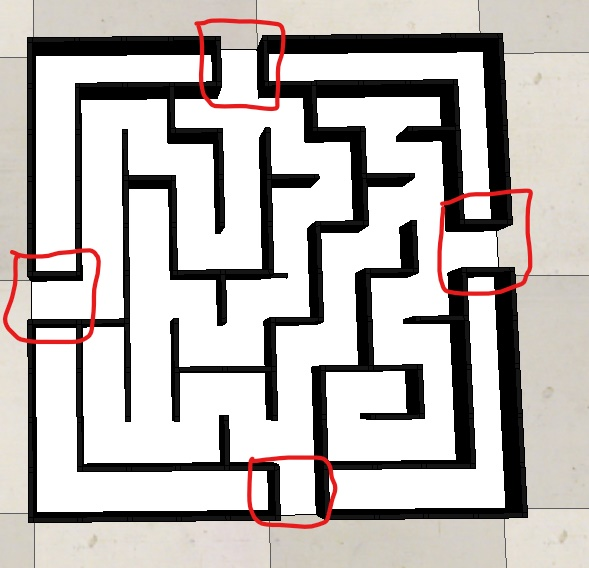
#> input picture task_1b_detect_and_encode_maze/test_cases/Inked1_capture_LI.jpg, 589 x 568 px
$ python -i task_6.py   (imports and definitions only)
#> lines starting #> are read from the running program, lines starting #| are printed output that depends on the picture; after the words box and inside, x2 and y2 are one past the last pixel; in counts of white or black regions, pixels touching at a corner belong together
'''
*****************************************************************************************
*
*        		===============================================
*           		Nirikshak Bot (NB) Theme (eYRC 2020-21)
*        		===============================================
*
*  This script is to implement Task 5 of Nirikshak Bot (NB) Theme (eYRC 2020-21).
*
*  This software is made available on an "AS IS WHERE IS BASIS".
*  Licensee/end user indemnifies and will keep e-Yantra indemnified from
*  any and all claim(s) that emanate from the use of the Software or
*  breach of the terms of this agreement.
*
*  e-Yantra - An MHRD (now MOE) project under National Mission on Education using ICT (NMEICT)
*
*****************************************************************************************
'''

# Team ID:          2139
# Theme:            Nirikshak Bot (NB)
# Author List:     Yash Varshney, Aman Tyagi
# Filename:         task_6.py
# Functions:       color_get,traverse_ball,send_data_to_draw_path, make_connection,set_path,complete_all_mapping_path,get_color
#                   [ Comma separated list of functions in this file ]
# Global variables: vision_sensor_1, vision_sensor_2,vision_sensor_3,vision_sensor_4,
# 					[ List of global variables defined in this file ]

# NOTE: Make sure you do NOT call sys.exit() in this code.

####################### IMPORT MODULES #######################
## You are not allowed to make any changes in this section. ##
##############################################################
import numpy as np
import cv2
import os, sys
import traceback
import time
import json
import matplotlib.pyplot as plt
##############################################################

# Importing the sim module for Remote API connection with
try:
	import sim

except Exception:
	print('\n[ERROR] It seems the sim.py OR simConst.py files are not found!')
	print('\n[WARNING] Make sure to have following files in the directory:')
	print('sim.py, simConst.py and appropriate library - remoteApi.dll (if on Windows), remoteApi.so (if on Linux) or remoteApi.dylib (if on Mac).\n')


#Import 'task_1b.py' file as module
try:
	import task_1b

except ImportError:
	print('\n[ERROR] task_1b.py file is not present in the current directory.')
	print('Your current directory is: ', os.getcwd())
	print('Make sure task_1b.py is present in this current directory.\n')


except Exception as e:
	print('Your task_1b.py throwed an Exception. Kindly debug your code!\n')
	traceback.print_exc(file=sys.stdout)


# Import 'task_1a_part1.py' file as module
try:
	import task_1a_part1

except ImportError:
	print('\n[ERROR] task_1a_part1.py file is not present in the current directory.')
	print('Your current directory is: ', os.getcwd())
	print('Make sure task_1a_part1.py is present in this current directory.\n')


except Exception as e:
	print('Your task_1a_part1.py throwed an Exception. Kindly debug your code!\n')
	traceback.print_exc(file=sys.stdout)


# Import 'task_2a.py' file as module
try:
	import task_2a

except ImportError:
	print('\n[ERROR] task_2a.py file is not present in the current directory.')
	print('Your current directory is: ', os.getcwd())
	print('Make sure task_2a.py is present in this current directory.\n')


except Exception as e:
	print('Your task_2a.py throwed an Exception. Kindly debug your code!\n')
	traceback.print_exc(file=sys.stdout)


# Import 'task_2b.py' file as module
try:
	import task_2b

except ImportError:
	print('\n[ERROR] task_2b.py file is not present in the current directory.')
	print('Your current directory is: ', os.getcwd())
	print('Make sure task_2b.py is present in this current directory.\n')


except Exception as e:
	print('Your task_2b.py throwed an Exception. Kindly debug your code!\n')
	traceback.print_exc(file=sys.stdout)


# Import 'task_3.py' file as module
try:
	import task_3

except ImportError:
	print('\n[ERROR] task_3.py file is not present in the current directory.')
	print('Your current directory is: ', os.getcwd())
	print('Make sure task_3.py is present in this current directory.\n')


except Exception as e:
	print('Your task_3.py throwed an Exception. Kindly debug your code!\n')
	traceback.print_exc(file=sys.stdout)


# Import 'task_4a.py' file as module
try:
	import task_4a

except ImportError:
	print('\n[ERROR] task_4a.py file is not present in the current directory.')
	print('Your current directory is: ', os.getcwd())
	print('Make sure task_4a.py is present in this current directory.\n')

except Exception as e:
	print('Your task_4a.py throwed an Exception. Kindly debug your code!\n')
	traceback.print_exc(file=sys.stdout)

########################Global variables######################
vision_sensor_1 = -1
vision_sensor_2 = -1
vision_sensor_3 = -1
vision_sensor_4 = -1
vision_sensor_5 = -1
encoded_maze_t4 = None
encoded_maze_t1 = None
encoded_maze_t3 = None
encoded_maze_t2 = None
servo_handle_x_t4 = -1
servo_handle_y_t4 = -1
servo_handle_x_t3 = -1
servo_handle_y_t3 = -1
servo_handle_x_t2 = -1
servo_handle_y_t2 = -1
servo_handle_x_t1 = -1
servo_handle_y_t1 = -1
handle_list = {}

# Opening json file and converting json object into python dictionary
# [8 lines not run here, left out]

# map_start_coord_coord : This is the dictionary contain  tha starting and coordinates of mazes.
map_start_coord = {
	"T4":[(0,5)],
	"T3":[(4,9)],
	"T2":[(0,4)],
	"T1":[(5,0)]
	}
# do mapping of start and end point on the basis of color and json file.
# map_end_coord_coord : This is the dictionary contain ending coordinates of mazes.
map_end_coord = {
"T4":[(4,0),(5,9), (9,4) ],
"T3":[(9,5), (5,0), (0,4)],
"T2":[(4,9), (9,5), (5,0)],
"T1":[(0,4), (4,9), (9,5)]
}

# t4_path : This is the pixel path to traverse by current ball to drop ball on another table
# aux_path : This is the pixel path to traverse by current ball to drop ball on collection_ball
#
t4_path = None			#path to table req
aux_path = None			#path to req cb

# path_map : This is the dictionary which hold the pixel path to all end of given table.

path_map = {			#pixel path to each exit point on the table
"T1":[],
"T2":[],
"T3":[],
"T4":[]
}

# path_box_map : This is the dictionary which hold the pixel path to all end of given tables in terms of row and column.
path_box_map = {		#box coordinates path to draw path on the tables
"T1":[],
"T2":[],
"T3":[],
"T4":[]
}

# maze_map : This dictionary contain all the encoded maze_array.
maze_map ={
}


# collection_box : " Integer variable to store the number of the collection box"
collection_box = None


client_id = -1
############################################################
##############################################################


# NOTE:	YOU ARE NOT ALLOWED TO MAKE ANY CHANGE TO THIS FUNCTION
#
# Function Name:    send_color_and_collection_box_identified
#        Inputs:    ball_color and collection_box_name
#       Outputs:    None
#       Purpose:    1. This function should only be called when the task is being evaluated using
# 					   test executable.
#					2. The format to send the data is as follows:
#					   'color::collection_box_name'
# [38 lines left out: functions send_color_and_collection_box_identified, invert_model_properties, not called in this run]


'''	Function name: color_get
	Inputs: Image from vision sensor
	Outputs: Color of the ball detected in the image
	Usage: Takes in the image from the vision sensors and returns the color of the ball detected in the image
	Example call: color_get(image_from_vision_sensor)

'''
def get_color(img_file_path):
	#print("color get called")
	if(img_file_path is None):
		return

    #Read the image

	if type(img_file_path) == type(str()):
		img_file_path = cv2.imread(img_file_path)
#> img_file_path is the input picture: shape (568, 589, 3); mean B, G, R 182.9, 185.6, 190.4
	else:
		img_file_path= img_file_path
    #cv2.imwrite("colorefromrailing.png",img_file_path)

	imageFrame = cv2.GaussianBlur(img_file_path,(5,5),cv2.BORDER_TRANSPARENT)
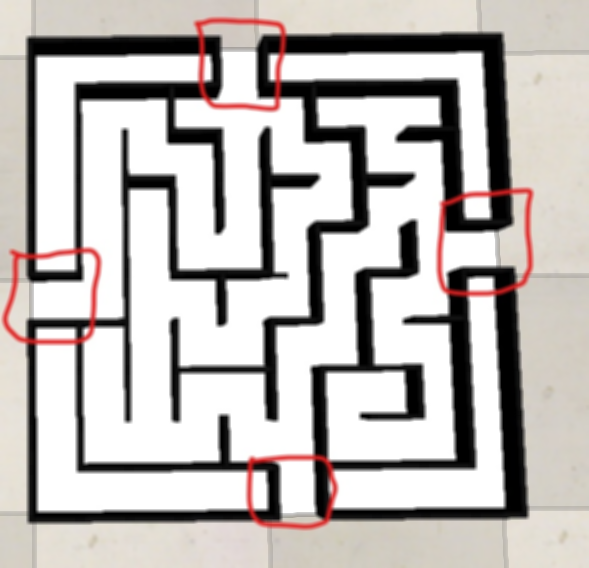
#> imageFrame: shape (568, 589, 3); mean B, G, R 182.9, 185.7, 190.5
	hsvFrame = cv2.cvtColor(imageFrame, cv2.COLOR_BGR2HSV)
#> hsvFrame: shape (568, 589, 3); mean H, S, V 9.4, 12.3, 190.5

    #To create a mask for red colour
	red_lower = np.array([0, 50, 50])
	red_upper = np.array([10, 255, 255])
	red_mask = cv2.inRange(hsvFrame, red_lower, red_upper)
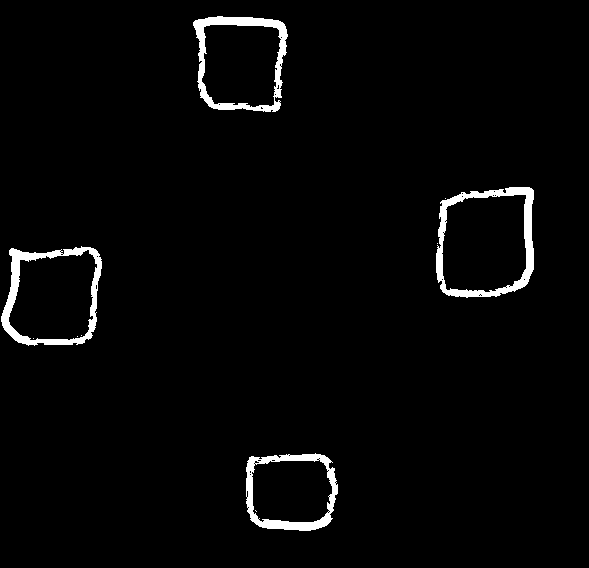
#> red_mask: shape (568, 589); 2.6% white; 10 white regions (6 under 20 px), largest, box (x1, y1, x2, y2) and area: (436, 187, 534, 298) 2421, (1, 246, 102, 346) 2215, (193, 16, 288, 112) 2149, (246, 453, 338, 531) 1884
	kernal = np.ones((5, 5))
	red_gray=cv2.threshold(red_mask, 245,225, cv2.THRESH_BINARY)[1]
	gray_blur_red= cv2.Canny(red_gray,100,255)
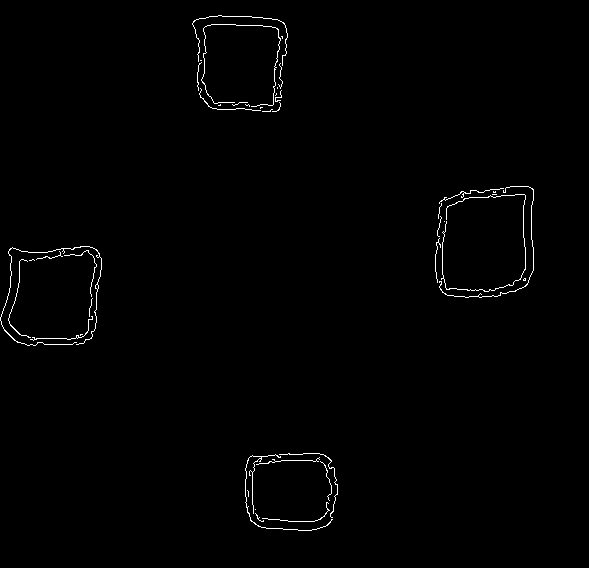
#> gray_blur_red: shape (568, 589); 0.84% white in thin lines or dots, all inside (x1, y1, x2, y2) = (0, 15, 534, 531)


    #Create a mask for blue colour
	blue_lower = np.array([94, 20, 0], np.uint8)
	blue_upper = np.array([140,255 ,255], np.uint8)
	blue_mask = cv2.inRange(hsvFrame, blue_lower, blue_upper)
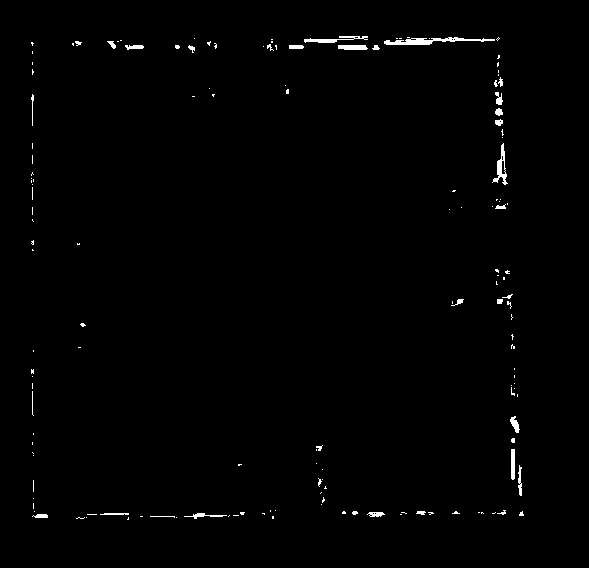
#> blue_mask: shape (568, 589); 0.87% white; 150 white regions (118 under 20 px), largest, box (x1, y1, x2, y2) and area: (384, 37, 495, 45) 418, (492, 143, 508, 185) 218, (304, 36, 368, 43) 200
	kernal = np.ones((5, 5))
	blue_mask = cv2.dilate(blue_mask, kernal)
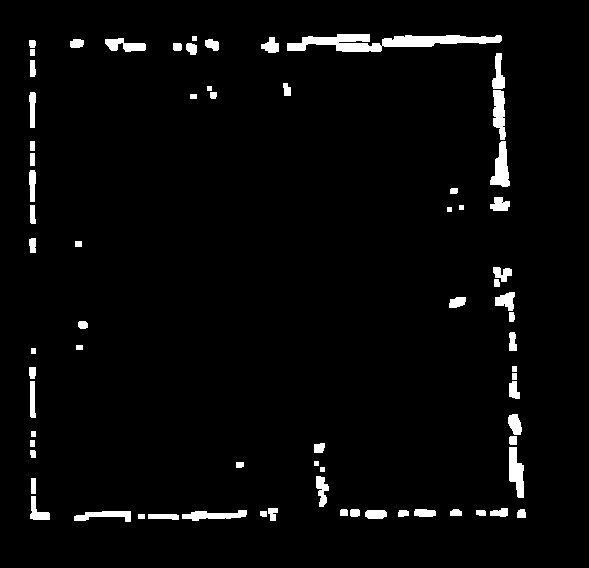
#> blue_mask: shape (568, 589); 3.2% white; 71 white regions, largest, box (x1, y1, x2, y2) and area: (287, 34, 502, 52) 2105, (490, 141, 510, 187) 539, (509, 447, 524, 498) 517
	blue_gray=cv2.threshold(blue_mask, 245,225, cv2.THRESH_TRUNC)[1]
	gray_blur_blue= cv2.Canny(blue_gray,100,255)
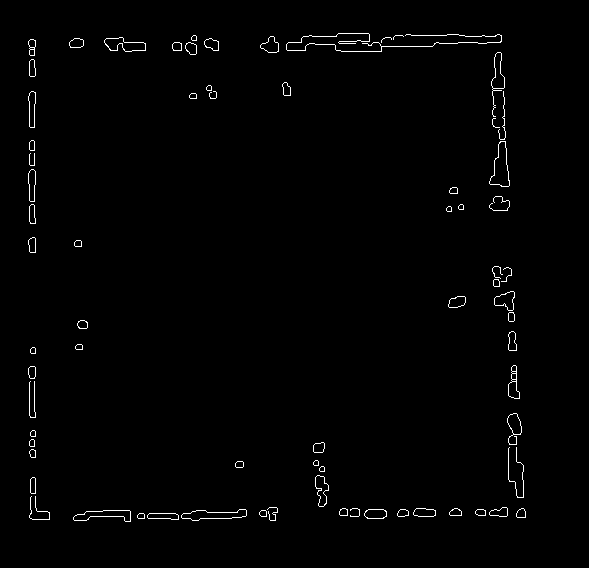
#> gray_blur_blue: shape (568, 589); 1.1% white in thin lines or dots, all inside (x1, y1, x2, y2) = (28, 33, 526, 522)

    #Create a mask for green colour
	green_lower = np.array([25, 52, 72], np.uint8)
	green_upper = np.array([102, 255, 255], np.uint8)
	green_mask = cv2.inRange(hsvFrame, green_lower, green_upper)
#> green_mask: shape (568, 589); every value is 0
	kernal = np.ones((5, 5))
	green_mask = cv2.dilate(green_mask, kernal)
	green_gray=cv2.threshold(green_mask, 250,255, cv2.THRESH_BINARY)[1]
	gray_blur_green = cv2.Canny(green_gray,100,255)
	#find contours on blue mask
	cnts= cv2.findContours(gray_blur_blue, cv2.RETR_TREE, cv2.CHAIN_APPROX_SIMPLE)
#> cnts = 133 contours, 18 with area under 20; largest, box (x1, y1, x2, y2) and area: (489, 141, 510, 187) 530, (489, 141, 510, 187) 524, (181, 509, 247, 521) 424, (181, 509, 247, 521) 424, (73, 510, 131, 522) 362

	if type(cnts[-1]) !=type(None):
			if len(cnts) == 2:
				cnts = cnts[0]
			elif len(cnts) == 3:
				cnts = cnts[1]
			if (len(cnts)):
				return 'blue'
				#Find red contours in the image
	cnts= cv2.findContours(gray_blur_red, cv2.RETR_TREE, cv2.CHAIN_APPROX_SIMPLE)
	if type(cnts[-1]) !=type(None) :
		if len(cnts) == 2:
			cnts = cnts[0]
		elif len(cnts) == 3:
			cnts = cnts[1]
		if (len(cnts)):
				print("here red")
				return 'red'
	# Find green contours in the image
	cnts= cv2.findContours(gray_blur_green, cv2.RETR_TREE, cv2.CHAIN_APPROX_SIMPLE)
	if type(cnts[-1]) !=type(None) :
		if len(cnts) == 2:
			cnts = cnts[0]
		elif len(cnts) == 3:
			cnts = cnts[1]
		if(len(cnts)):
			return 'green'
# #########
# [10 lines left out: function tilt, not called in this run]


'''	Function name: traverse_ball
	Usage: traverses the ball from starting coordinate of maze to end coordinate to pass ball from one maze to
			to another or drop ball in collection box.
	Inputs: servo handles(x and y), vision sensor to be read and pixel path which the ball has to follow
	Outputs: None
	Example Call : traverse_ball(servohandle_x_t4, servo_handle_y_t4, visionsensor_4, t4_path)
'''
# [58 lines left out: function traverse_ball, not called in this run]


''' 	Function name: send_data_to_draw_path
	Usage: Draws path on the table in Coppleiasim scene
	Inputs: table no and the box path to be drawn
	Outputs: None
	Example call: send_data_to_draw_path('T4', pixel_path_list)
'''
# [18 lines left out: function send_data_to_draw_path, not called in this run]

'''
Function name: make_connection
	Usage: Establishes connection with the Coppleiasim server and populates the global variable handle list with the updated values of servo handle and vision sensors
	Inputs: None
	Outputs: None
	Example call: make_connection()
'''
# [23 lines left out: function make_connection, not called in this run]


'''	Function name: set_path
	Usage: sets variables used to make the ball reach to its destination collection box according to the color using ball_details json dictionary.
	It calls send_data_to_draw_path to draw the path on the table.
	Inputs: color of the detected ball : string
	Outputs: None
	Example call: set_path('green')
'''
# [11 lines left out: function set_path, not called in this run]

'''	Function name: complete_all_mapping_path
	Usage: Sets all mapping path according to the values of entry and exit points of the table and the maze.
			It also manipulates the setpoints according to the required collection box collection box
			(line no 452-478) to make the ball fall in the collection box.
	Inputs: Table number for which the paths have to be set : string
	Outputs: None
	Example Call: complete_all_mapping_path('T4')

'''

# [79 lines left out: function complete_all_mapping_path, not called in this run]


'''	Function name: get_color
	Usage: It sends the vision sensor image to the color_get function repeatedly and waits until the called function returns a color.
	Inputs: None
	Outputs: color of the detected ball
'''


##############################################################

# [127 lines left out: function main, not called in this run]

	##################################################


# Function Name:    main (built in)
#        Inputs:    None
#       Outputs:    None
#       Purpose:    To call the main(rec_client_id) function written by teams when they
#					run task_5.py only.

# NOTE: Write your solution ONLY in the space provided in the above functions. This function should not be edited.
# [5 lines not run here, left out]

>>> result = get_color('../task_1b_detect_and_encode_maze/test_cases/Inked1_capture_LI.jpg')
